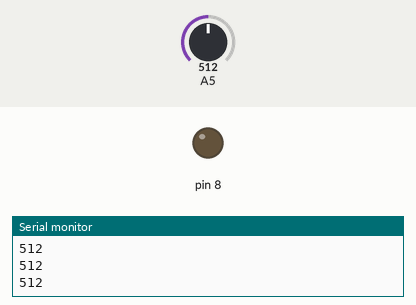
A sketch run on a simulated Arduino Uno, built with avr-gcc and run on an emulated ATmega328P. Shown: output pins drawn as LEDs (lit = HIGH), the last lines printed to the serial monitor. The inputs (shaded band) are chosen by the test bench; at power-on: A5 = 512.

Above: at 1.2 s.
1.3 s: A5 set to 661
2.8 s: A5 set to 679
At 3.2 s:
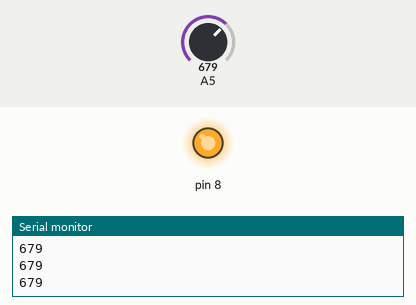
4.3 s: A5 set to 11
5.8 s: A5 set to 8
At 6.6 s:
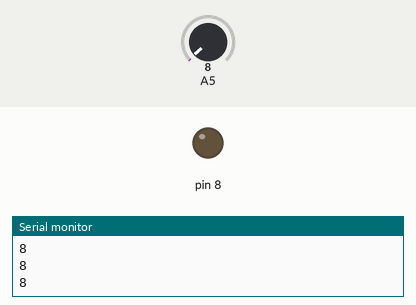
7.3 s: A5 set to 689
At 7.7 s:
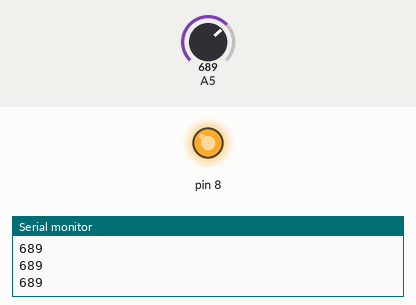
Timing chart, 0 to 9.8 s (numbered marks = the images above; inputs shaded):
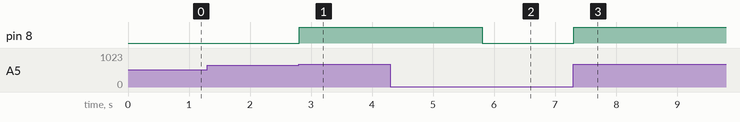

The sketch:

_ldr_sensor1.ino
```cpp
// C++ code
//
int f=0;
void setup()
{
  Serial.begin(9600);
  pinMode(8, OUTPUT);
  pinMode(A5,INPUT);
}

void loop()
{
  int c;
  c=analogRead(A5);
  Serial.println(c);
  if(c<10 )
{

    digitalWrite(8,LOW);
  }
  else if(c>=679 && c<690)
  {

    digitalWrite(8,HIGH);
  }
}
```

Measured:
- the behaviour switches between 678 and 679 on A5 (found by bisection; images 0 and 1)
- the behaviour switches between 10 and 9 on A5 (found by bisection; images 1 and 2)
- after the input at 2.8 s, pin 8: LOW → HIGH at once
- after the input at 5.8 s, pin 8: HIGH → LOW at once
- after the input at 7.3 s, pin 8: LOW → HIGH at once
